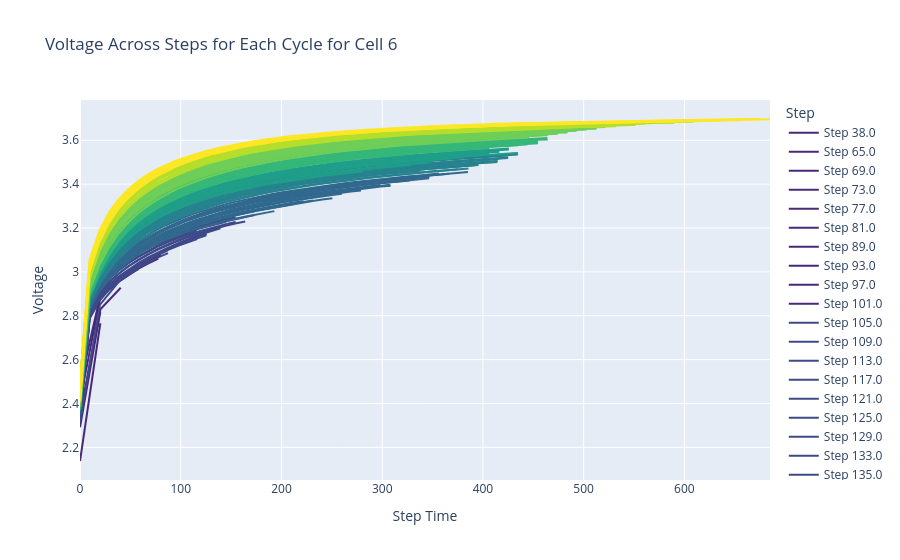

Write notebook code for a chart like this one.
### Code cell
# 6
# Normalize the step to a range from 0 to 1 for color selection
steps = nasa[nasa['Cell'] == 6]['Step'].unique()
max_step = max(steps)

# Create a figure
fig = go.Figure()

# Add a line trace for each unique step
for step in steps:
    step_data = nasa[(nasa['Cell'] == 6) & (nasa['Step'] == step)]
    
    # Select a color from the Viridis color scale based on the normalized step value
    color = px.colors.sequential.Viridis[round((step / max_step) * (len(px.colors.sequential.Viridis) - 1))]
    
    fig.add_trace(
        go.Scatter(
            x=step_data['Step_Time'],
            y=step_data['Voltage'],
            mode='lines',
            name=f'Step {step}',
            line=dict(color=color),
            hoverinfo="text+name",
        )
    )

# Customize layout
fig.update_layout(
    title="Voltage Across Steps for Each Cycle for Cell 6",
    xaxis_title="Step Time",
    yaxis_title="Voltage",
    legend_title="Step"
)

# Show the plot
fig.show()
